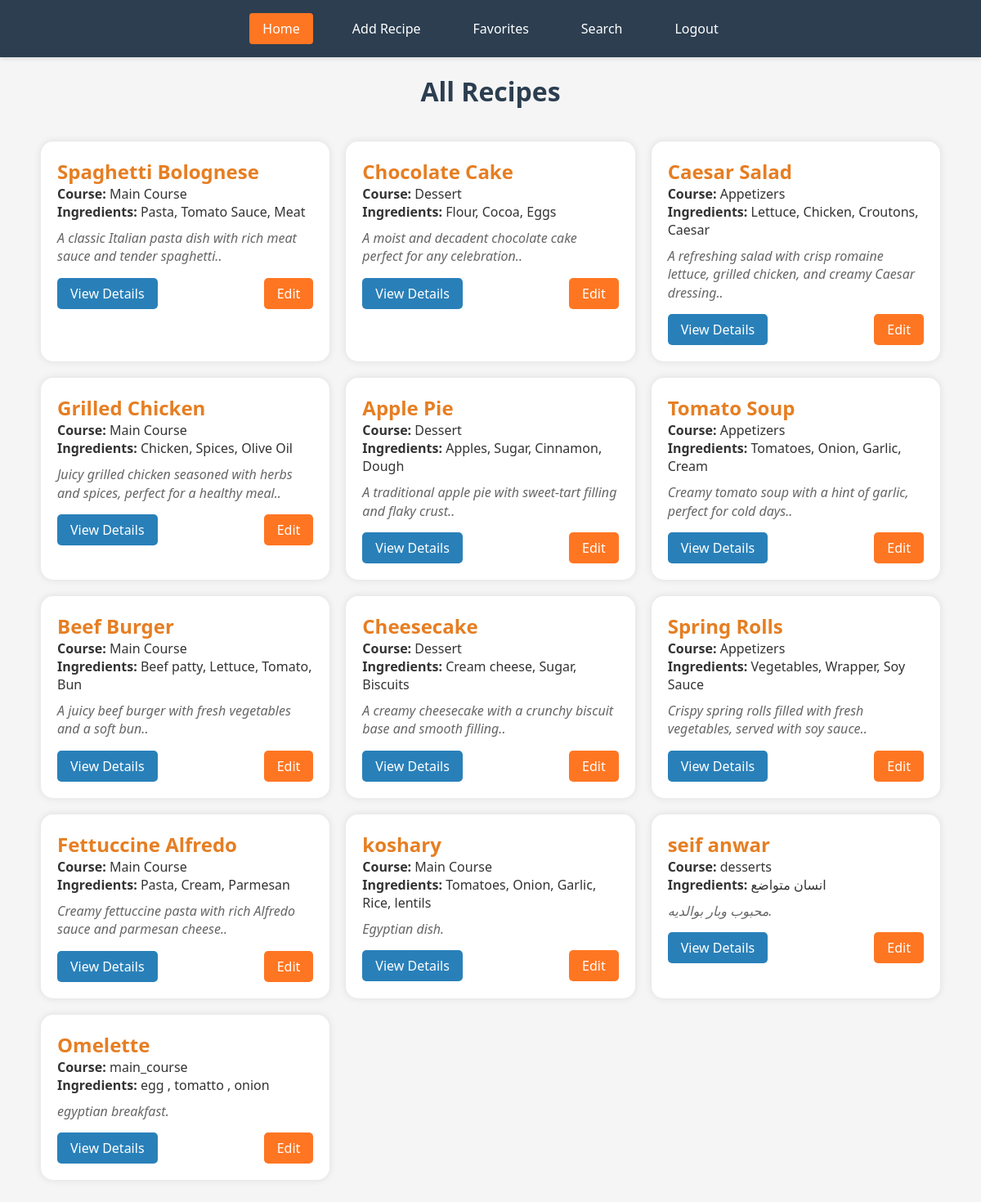
The app's page / (signed in), older data.
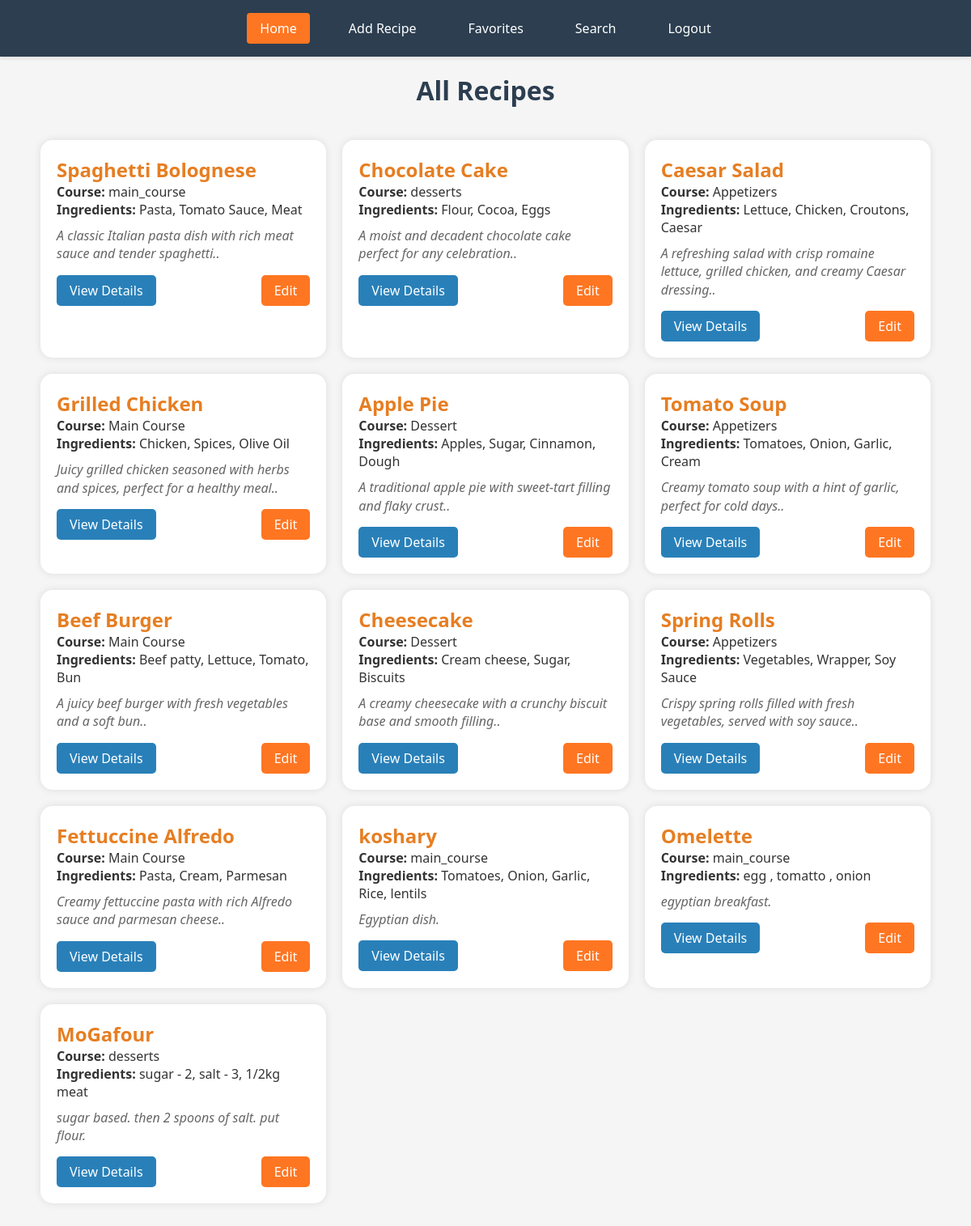
The same page, newer data.
### products/models.py (models this page shows, shortened)
class recipes(models.Model):
    name = models.CharField(max_length=60)
    course = models.CharField(max_length=40)
    descripition = models.TextField()
    Ingredients = models.CharField(max_length=100)
    isfav = models.BooleanField(default=False)

### products/views.py (the view)
# urls.py: path('',views.recipe_list,name = 'recipe_list'),
@login_required(login_url='login')
def recipe_list(request):
    recipes_list = recipes.objects.all()
    return render(request, 'pages/recipe_list.html', {
        'key': recipes_list,
        'user': request.user
    })

### templates/pages/recipe_list.html (shortened to what this page needs)
<!DOCTYPE html>
<html lang="en">
<head>
    {% load static %}
    <link rel="stylesheet" href="{% static 'css/recipe_list.css' %}">
</head>
<body>
    <header>
      <nav>
        <div class="nav-links">
          <a href="{% url 'recipe_list' %}" class="active">Home</a>
          {% if user.is_staff %}
          <a href="{% url 'AddRecipe' %}">Add Recipe</a>
          {%endif%}
          <a href="{% url 'favorites' %}">Favorites</a>
          <a href="{% url 'search' %}">Search</a>
          <a href="{% url 'logout' %}">Logout</a>
        </div>
      </nav>
    </header>
{% block content %}
    <h1>All Recipes</h1>
    <div id="big-container" class="recipes-container">
      {% for x in key %}
      <div class="recipe-card">
        <h2>{{x.name}}</h2>
        <p><strong>Course:</strong> {{x.course}}</p>
        <p><strong>Ingredients:</strong> {{x.Ingredients}}</p>
        <p class="description">
          {{x.descripition}}.
        </p>
        <div class="card-actions">
          <a href="{% url 'RecipePage' x.id %}" class="details-btn">View Details</a>
          {% if user.is_staff %}
          <a href="{% url 'EditRecipe' x.id %}" class="edit-btn">Edit</a>
          {%endif%}
        </div>
      </div>
{% endfor %}
    </div>
{% endblock content %}
</body>
</html>

Row changes from the older to the newer data that the page shows:
removed recipes: name "seif anwar", course "desserts", Ingredients "انسان متواضع", descripition "محبوب وبار بوالديه"
changed recipes "Spaghetti Bolognese": course "Main Course" → "main_course"
changed recipes "Chocolate Cake": course "Dessert" → "desserts"
changed recipes "koshary": course "Main Course" → "main_course"
added recipes: name "MoGafour", course "desserts", Ingredients "sugar - 2, salt - 3, 1/2kg meat", descripition "sugar based. then 2 spoons of salt. put flour"
